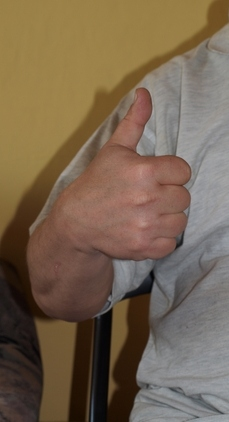
#> input picture original_images/1_P_hgr1_id01_1.jpg, 229 x 422 px
$ python -i feature_extractor2.py   (imports and definitions only)
#> lines starting #> are read from the running program, lines starting #| are printed output that depends on the picture; after the words box and inside, x2 and y2 are one past the last pixel; in counts of white or black regions, pixels touching at a corner belong together
import cv2
import numpy as np


FEATURE_NAMES = [
    "defect_count",
    "mean_defect_depth",
    "max_defect_depth",
    "min_defect_depth",
    "std_defect_depth",
    "area_contour",
    "area_hull",
    "solidity",
    "perimeter",
    "aspect_ratio",
    "extent",
    "circularity",
]


class FeatureExtractor:
    def __init__(
        self,
        image,
        min_contour_area=500,
        defect_min_depth=6.0,
        defect_max_angle=115.0,
    ):
        self.image = image
        self.min_contour_area = min_contour_area
        self.defect_min_depth = defect_min_depth
        self.defect_max_angle = defect_max_angle
        self.kernel = np.ones((3, 3), np.uint8)

    def process(self):
        binary = self._prepare_binary_foreground_white(self.image)

        # Ważne: czarna ramka, nie biała.
        # Biała ramka robiła kontur całego obrazu.
        binary = cv2.copyMakeBorder(
            binary,
            2,
            2,
            2,
            2,
            borderType=cv2.BORDER_CONSTANT,
            value=0,
        )

        cnt = self._get_largest_contour(binary)

        hull_points = cv2.convexHull(cnt)
        hull_indices = cv2.convexHull(cnt, returnPoints=False)

        defects_raw = None

        if hull_indices is not None and len(hull_indices) >= 4 and len(cnt) >= 4:
            defects_raw = cv2.convexityDefects(cnt, hull_indices)

        defect_list = []

        contour_vis = cv2.cvtColor(binary, cv2.COLOR_GRAY2BGR)
        defect_vis = contour_vis.copy()

        cv2.drawContours(contour_vis, [cnt], -1, (0, 255, 0), 2)
        cv2.drawContours(contour_vis, [hull_points], -1, (255, 0, 0), 2)

        cv2.drawContours(defect_vis, [cnt], -1, (0, 255, 0), 2)
        cv2.drawContours(defect_vis, [hull_points], -1, (255, 0, 0), 2)

        if defects_raw is not None:
            for i in range(defects_raw.shape[0]):
                s, e, f, d = defects_raw[i, 0]

                start = tuple(cnt[s][0])
                end = tuple(cnt[e][0])
                far = tuple(cnt[f][0])

                depth_px = float(d) / 256.0
                angle_deg = self._defect_angle(start, far, end)

                # Odrzucenie mikroszumów.
                if depth_px < self.defect_min_depth:
                    continue

                # Odrzucenie zbyt szerokich wgłębień, które zwykle nie są przerwą między palcami.
                if angle_deg > self.defect_max_angle:
                    continue

                cv2.line(defect_vis, start, end, (255, 0, 0), 2)
                cv2.circle(defect_vis, far, 5, (0, 0, 255), -1)

                defect_list.append(
                    {
                        "start": start,
                        "end": end,
                        "far": far,
                        "depth_px": depth_px,
                        "angle_deg": angle_deg,
                    }
                )

        features = self._extract_numeric_features(binary, defect_list)

        vis_results = {
            "gray": binary,
            "binary": binary,
            "contour_vis": contour_vis,
            "defect_vis": defect_vis,
        }

        return vis_results, defect_list, features

    def _prepare_binary_foreground_white(self, image):
        if image is None:
            raise ValueError("Pusty obraz wejściowy.")

        if len(image.shape) == 3:
            gray = cv2.cvtColor(image, cv2.COLOR_BGR2GRAY)
        else:
            gray = image.copy()

        gray = gray.astype(np.uint8)

        _, th = cv2.threshold(
            gray,
            0,
            255,
            cv2.THRESH_BINARY + cv2.THRESH_OTSU,
        )

        candidates = [
            th,
            cv2.bitwise_not(th),
        ]

        best_score = None
        best_binary = None

        img_area = gray.shape[0] * gray.shape[1]

        for candidate in candidates:
            candidate = np.where(candidate > 0, 255, 0).astype(np.uint8)

            candidate = cv2.morphologyEx(
                candidate,
                cv2.MORPH_OPEN,
                self.kernel,
                iterations=1,
            )

            candidate = cv2.morphologyEx(
                candidate,
                cv2.MORPH_CLOSE,
                self.kernel,
                iterations=1,
            )

            contours = self._find_contours(candidate)

            for cnt in contours:
                area = cv2.contourArea(cnt)

                if area < self.min_contour_area:
                    continue

                # To usuwa przypadek, gdzie największym konturem jest całe tło/ramka.
                if area > 0.90 * img_area:
                    continue

                x, y, w, h = cv2.boundingRect(cnt)

                touches_all_frame = (
                    x <= 1
                    and y <= 1
                    and x + w >= gray.shape[1] - 1
                    and y + h >= gray.shape[0] - 1
                )

                if touches_all_frame:
                    continue

                score = area

                if best_score is None or score > best_score:
                    clean = np.zeros_like(candidate)
                    cv2.drawContours(clean, [cnt], -1, 255, thickness=cv2.FILLED)

                    best_score = score
                    best_binary = clean

        if best_binary is None:
            raise ValueError(
                "Nie znaleziono sensownego konturu. Maska musi zawierać dłoń jako jeden główny obiekt."
            )

        return best_binary

    def _find_contours(self, binary_img):
        found = cv2.findContours(
            binary_img,
            cv2.RETR_EXTERNAL,
            cv2.CHAIN_APPROX_NONE,
        )

        return found[0] if len(found) == 2 else found[1]

    def _get_largest_contour(self, binary_img):
        contours = self._find_contours(binary_img)

        if not contours:
            raise ValueError("Nie znaleziono konturu.")

        cnt = max(contours, key=cv2.contourArea)
        area = cv2.contourArea(cnt)

        if area < self.min_contour_area:
            raise ValueError("Największy kontur jest zbyt mały.")

        return cnt

    def _extract_numeric_features(self, binary, defect_list):
        cnt = self._get_largest_contour(binary)

        area_contour = cv2.contourArea(cnt)
        perimeter = cv2.arcLength(cnt, True)

        hull = cv2.convexHull(cnt)
        area_hull = cv2.contourArea(hull)

        x, y, w, h = cv2.boundingRect(cnt)

        solidity = area_contour / area_hull if area_hull > 0 else 0.0
        aspect_ratio = w / h if h > 0 else 0.0
        extent = area_contour / (w * h) if w * h > 0 else 0.0

        circularity = 0.0

        if perimeter > 0:
            circularity = (4.0 * np.pi * area_contour) / (perimeter ** 2)

        depths = [d["depth_px"] for d in defect_list]

        if len(depths) > 0:
            mean_depth = float(np.mean(depths))
            max_depth = float(np.max(depths))
            min_depth = float(np.min(depths))
            std_depth = float(np.std(depths))
        else:
            mean_depth = 0.0
            max_depth = 0.0
            min_depth = 0.0
            std_depth = 0.0

        features = {
            "defect_count": float(len(defect_list)),
            "mean_defect_depth": mean_depth,
            "max_defect_depth": max_depth,
            "min_defect_depth": min_depth,
            "std_defect_depth": std_depth,
            "area_contour": float(area_contour),
            "area_hull": float(area_hull),
            "solidity": float(solidity),
            "perimeter": float(perimeter),
            "aspect_ratio": float(aspect_ratio),
            "extent": float(extent),
            "circularity": float(circularity),
        }

        return features

    def _defect_angle(self, start, far, end):
        a = np.array(start, dtype=np.float32)
        b = np.array(far, dtype=np.float32)
        c = np.array(end, dtype=np.float32)

        ba = a - b
        bc = c - b

        denominator = np.linalg.norm(ba) * np.linalg.norm(bc)

        if denominator == 0:
            return 180.0

        cos_value = np.dot(ba, bc) / denominator
        cos_value = np.clip(cos_value, -1.0, 1.0)

        return float(np.degrees(np.arccos(cos_value)))


# [5 lines left out: function extract_features_from_mask, not called in this run]


def features_to_vector(features, feature_names=FEATURE_NAMES):
    return [float(features[name]) for name in feature_names]

>>> import cv2
>>> picture = cv2.imread('../original_images/1_P_hgr1_id01_1.jpg')
#> picture is the input picture: shape (422, 229, 3); mean B, G, R 79.7, 100.8, 119.5
>>> result = FeatureExtractor(picture).process()
#> in _prepare_binary_foreground_white, `gray = cv2.cvtColor(image, cv2.COLOR_BGR2GRAY)`:
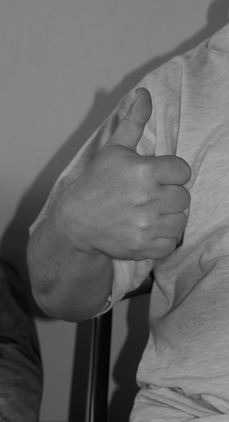
#> gray: shape (422, 229); min 3, max 170, mean 103.9
#> in _prepare_binary_foreground_white, `_, th = cv2.threshold( gray, 0, 255, cv2.THRESH_BINARY + cv2.THRESH_OT..`:
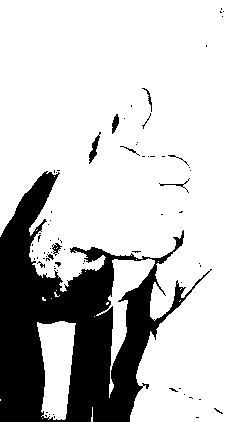
#> th: shape (422, 229); 77.5% white; 72 black regions (61 under 20 px), largest, box (x1, y1, x2, y2) and area: (0, 171, 212, 422) 21095, (89, 132, 101, 164) 134, (112, 114, 119, 134) 85
#> the loop in _prepare_binary_foreground_white, `for candidate in candidates:` made 2 passes
#> pass 1, in _prepare_binary_foreground_white, `candidate = cv2.morphologyEx( candidate, cv2.MORPH_CLOSE, self.kernel,..`:
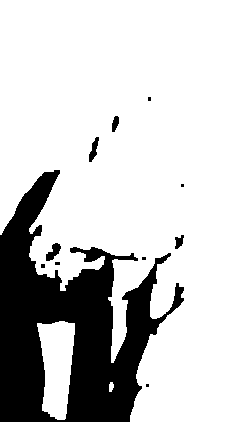
#> candidate: shape (422, 229); 77.6% white; 11 black regions (6 under 20 px), largest, box (x1, y1, x2, y2) and area: (0, 170, 184, 422) 21129, (46, 243, 61, 261) 143, (89, 137, 99, 162) 125, (175, 235, 184, 249) 80, (112, 116, 119, 132) 79
#> after the loop in _prepare_binary_foreground_white, `for candidate in candidates:`:
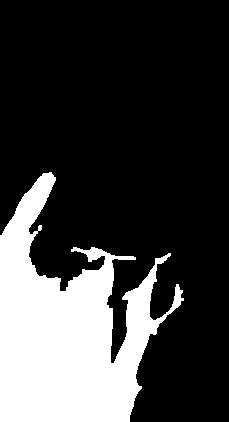
#> best_binary: shape (422, 229); 24.4% white; 1 white region, box (x1, y1, x2, y2) and area: (0, 172, 184, 422) 23581
#> after the loop in _prepare_binary_foreground_white, `for candidate in candidates:`: best_score = 22941.5
#> in process, `binary = cv2.copyMakeBorder( binary, 2, 2, 2, 2, borderType=cv2.BORDER..`:
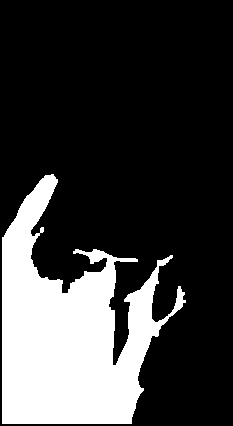
#> binary: shape (426, 233); 23.8% white; 1 white region
#> in _find_contours (call 3), `found = cv2.findContours( binary_img, cv2.RETR_EXTERNAL, cv2.CHAIN_APP..`: found = 1 contour; box (x1, y1, x2, y2) and area: (2, 174, 186, 424) 22942
#> in _get_largest_contour, `contours = self._find_contours(binary_img)`: contours has the same summary as found in _find_contours
#> in _get_largest_contour, `cnt = max(contours, key=cv2.contourArea)`: cnt = contour of 1277 points, box (x1, y1, x2, y2) (2, 174, 186, 424), area 22942
#> in _get_largest_contour, `area = cv2.contourArea(cnt)`: area = 22941.5
#> in process, `hull_points = cv2.convexHull(cnt)`: hull_points = contour of 14 points, box (x1, y1, x2, y2) (2, 174, 186, 424), area 34936
#> in process, `hull_indices = cv2.convexHull(cnt, returnPoints=False)`: hull_indices = [1275, 662, 533, 523, 521, 386, 257, 71, 37, 32, 29, 13, 6, 0]
#> in process, `defects_raw = cv2.convexityDefects(cnt, hull_indices)`: defects_raw = [[0, 6, 1, 210], [6, 13, 8, 181], [13, 29, 21, 374], [29, 32, 30, 142], [32, 37, 35, 176], [37, 71, 50, 551], [386, 521, 473, 4426], [523, 533, 526, 730], [533, 662, 590, 10089], [662, 1275, 796, 31778]]
#> in process, `cv2.drawContours(contour_vis, [hull_points], -1, (255, 0, 0), 2)`:
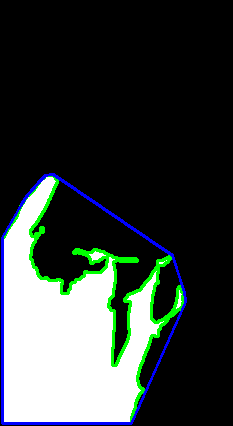
#> contour_vis: shape (426, 233, 3); mean B, G, R 58.9, 61.4, 53.4
#> the loop in process, `for i in range(defects_raw.shape[0]):` made 10 passes
#> (s, e, f, d, depth_px, a in _defect_angle, b in _defect_angle, c in _defect_angle) on passes 1 to 7: (0, 6, 1, 210, 0.82, [51, 174], [50, 175], [45, 175]), (6, 13, 8, 181, 0.707, [45, 175], [44, 177], [39, 181]), (13, 29, 21, 374, 1.46, [39, 181], [34, 189], [26, 196]), (29, 32, 30, 142, 0.555, [26, 196], [26, 197], [24, 199]), (32, 37, 35, 176, 0.688, [24, 199], [23, 202], [21, 204]), (37, 71, 50, 551, 2.15, [21, 204], [16, 217], [2, 237]), (386, 521, 473, 4426, 17.29, [131, 423], [150, 338], [185, 302])
#> after the loop in process, `for i in range(defects_raw.shape[0]):`:
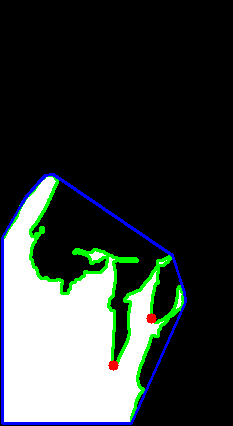
#> defect_vis: shape (426, 233, 3); 0.16% of pixels changed, all inside (x1, y1, x2, y2) = (108, 313, 157, 371)
#> after the loop in process, `for i in range(defects_raw.shape[0]):`: defect_list = 2 items
#> in _extract_numeric_features, `area_contour = cv2.contourArea(cnt)`: area_contour = 22941.5
#> in _extract_numeric_features, `perimeter = cv2.arcLength(cnt, True)`: perimeter = 1403.3
#> in _extract_numeric_features, `hull = cv2.convexHull(cnt)`: hull has the same summary as hull_points in process
#> in _extract_numeric_features, `area_hull = cv2.contourArea(hull)`: area_hull = 34936
#> in _extract_numeric_features, `x, y, w, h = cv2.boundingRect(cnt)`: x = 2; y = 174; w = 184; h = 250
#> in _extract_numeric_features, `solidity = area_contour / area_hull if area_hull > 0 else 0.0`: solidity = 0.657
#> in _extract_numeric_features, `aspect_ratio = w / h if h > 0 else 0.0`: aspect_ratio = 0.736
#> in _extract_numeric_features, `extent = area_contour / (w * h) if w * h > 0 else 0.0`: extent = 0.499
#> in _extract_numeric_features, `circularity = (4.0 * np.pi * area_contour) / (perimeter ** 2)`: circularity = 0.146
#> in _extract_numeric_features, `depths = [d["depth_px"] for d in defect_list]`: depths = [39.41, 124.1]
#> in _extract_numeric_features, `mean_depth = float(np.mean(depths))`: mean_depth = 81.77
#> in _extract_numeric_features, `max_depth = float(np.max(depths))`: max_depth = 124.1
#> in _extract_numeric_features, `min_depth = float(np.min(depths))`: min_depth = 39.41
#> in _extract_numeric_features, `std_depth = float(np.std(depths))`: std_depth = 42.36
#> in process, `features = self._extract_numeric_features(binary, defect_list)`: features = 12 items

$ run again, on original_images/1_P_hgr1_id02_2.jpg
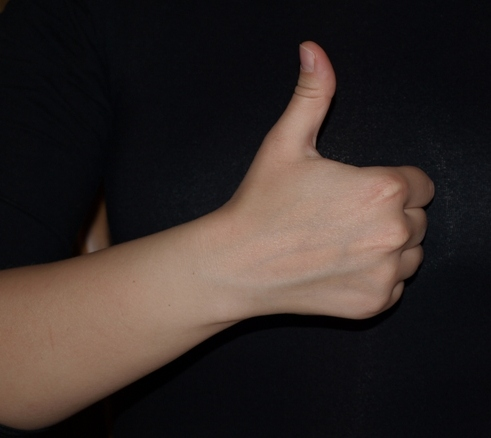
#> input picture original_images/1_P_hgr1_id02_2.jpg, 491 x 438 px
#> picture is the input picture: shape (438, 491, 3); mean B, G, R 39.7, 42.5, 52
#> th: shape (438, 491); 29.5% white; 4 white regions (1 under 20 px), largest, box (x1, y1, x2, y2) and area: (0, 42, 433, 421) 63163, (87, 231, 104, 253) 237, (392, 283, 402, 300) 109
#> the loop in _prepare_binary_foreground_white, `for candidate in candidates:` made 2 passes
#> after the loop in _prepare_binary_foreground_white, `for candidate in candidates:`:
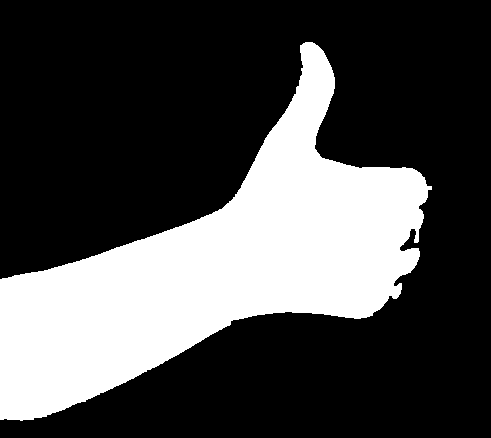
#> best_binary: shape (438, 491); 29.4% white; 1 white region, box (x1, y1, x2, y2) and area: (0, 42, 432, 421) 63306
#> after the loop in _prepare_binary_foreground_white, `for candidate in candidates:`: best_score = 62615.5
#> binary: shape (442, 495); 28.9% white; 1 white region
#> found = 1 contour; box (x1, y1, x2, y2) and area: (2, 44, 434, 423) 62616
#> in _get_largest_contour, `contours = self._find_contours(binary_img)`: contours has the same summary as found in _find_contours
#> in _get_largest_contour, `cnt = max(contours, key=cv2.contourArea)`: cnt = contour of 1379 points, box (x1, y1, x2, y2) (2, 44, 434, 423), area 62616
#> area = 62615.5
#> hull_points = contour of 24 points, box (x1, y1, x2, y2) (2, 44, 434, 423), area 92493
#> hull_indices = 24 values, max 1372 at index 0, min 0 at index 23, mean 824.8
#> defects_raw = 18 rows, first 6: [0, 2, 1, 114], [2, 5, 4, 142], [5, 397, 176, 20666], [537, 557, 543, 332], [559, 570, 560, 232], [570, 584, 572, 441]
#> the loop in process, `for i in range(defects_raw.shape[0]):` made 18 passes
#> (s, e, f, d, depth_px, a in _defect_angle, b in _defect_angle, c in _defect_angle) on passes 1 to 7: (0, 2, 1, 114, 0.445, [307, 44], [306, 45], [305, 45]), (2, 5, 4, 142, 0.555, [305, 45], [303, 47], [302, 47]), (5, 397, 176, 20666, 80.73, [302, 47], [223, 211], [2, 281]), (537, 557, 543, 332, 1.3, [2, 421], [8, 420], [22, 422]), (559, 570, 560, 232, 0.906, [24, 422], [25, 421], [35, 421]), (570, 584, 572, 441, 1.72, [35, 421], [36, 419], [48, 418]), (584, 911, 778, 9574, 37.4, [48, 418], [235, 321], [368, 319])
#> after the loop in process, `for i in range(defects_raw.shape[0]):`:
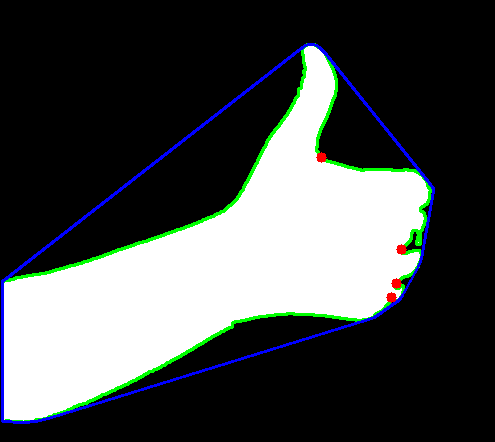
#> defect_vis: shape (442, 495, 3); mean B, G, R 74.4, 74.4, 70.3
#> after the loop in process, `for i in range(defects_raw.shape[0]):`: defect_list = 4 items
#> area_contour = 62615.5
#> perimeter = 1554.2
#> hull has the same summary as hull_points in process
#> area_hull = 92493
#> x = 2; y = 44; w = 432; h = 379
#> solidity = 0.677
#> aspect_ratio = 1.14
#> extent = 0.382
#> circularity = 0.326
#> depths = [6.5, 11.05, 21.27, 68.17]
#> mean_depth = 26.75
#> max_depth = 68.17
#> min_depth = 6.5
#> std_depth = 24.51
#> features = 12 items

$ run again, on original_images/1_P_hgr1_id03_2.jpg
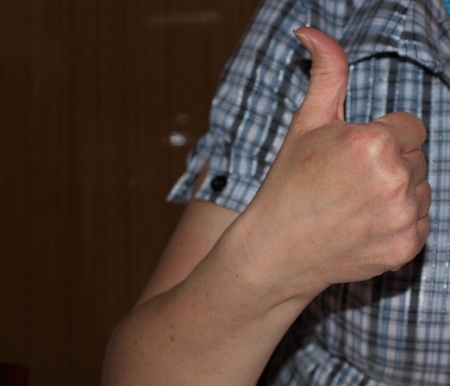
#> input picture original_images/1_P_hgr1_id03_2.jpg, 450 x 386 px
#> picture is the input picture: shape (386, 450, 3); mean B, G, R 59.5, 67.4, 85.7
#> th: shape (386, 450); 47.2% white; 21 white regions (12 under 20 px), largest, box (x1, y1, x2, y2) and area: (123, 0, 450, 386) 79647, (297, 343, 339, 386) 970, (330, 363, 365, 386) 436
#> the loop in _prepare_binary_foreground_white, `for candidate in candidates:` made 2 passes
#> after the loop in _prepare_binary_foreground_white, `for candidate in candidates:`:
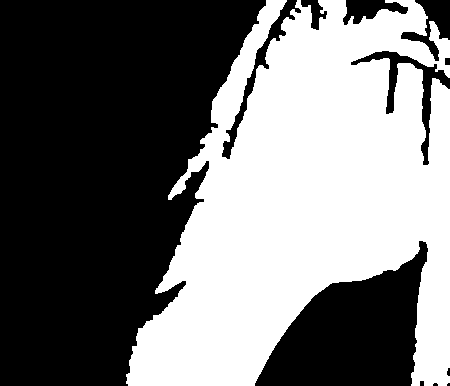
#> best_binary: shape (386, 450); 45.9% white; 1 white region, box (x1, y1, x2, y2) and area: (126, 0, 450, 386) 79652
#> after the loop in _prepare_binary_foreground_white, `for candidate in candidates:`: best_score = 78204
#> binary: shape (390, 454); 45% white; 1 white region
#> found = 1 contour; box (x1, y1, x2, y2) and area: (128, 2, 452, 388) 78204
#> in _get_largest_contour, `contours = self._find_contours(binary_img)`: contours has the same summary as found in _find_contours
#> in _get_largest_contour, `cnt = max(contours, key=cv2.contourArea)`: cnt = contour of 2894 points, box (x1, y1, x2, y2) (128, 2, 452, 388), area 78204
#> area = 78204
#> hull_points = contour of 15 points, box (x1, y1, x2, y2) (128, 2, 452, 388), area 102609
#> hull_indices = [2177, 2171, 2168, 1985, 1147, 1143, 611, 608, 599, 569, 233, 109, 107, 12, 0]
#> defects_raw = 14 rows, first 6: [2177, 0, 2695, 40704], [0, 12, 5, 687], [12, 107, 25, 1423], [107, 109, 108, 114], [109, 233, 140, 4213], [233, 569, 481, 9766]
#> the loop in process, `for i in range(defects_raw.shape[0]):` made 14 passes
#> (s, e, f, d, depth_px, a in _defect_angle, b in _defect_angle, c in _defect_angle) on passes 1 to 7: (2177, 0, 2695, 40704, 159, [416, 2], [231, 161], [268, 2]), (0, 12, 5, 687, 2.68, [268, 2], [268, 7], [261, 13]), (12, 107, 25, 1423, 5.56, [261, 13], [261, 25], [215, 101]), (107, 109, 108, 114, 0.445, [215, 101], [215, 102], [214, 103]), (109, 233, 140, 4213, 16.46, [214, 103], [220, 129], [170, 197]), (233, 569, 481, 9766, 38.15, [170, 197], [188, 286], [134, 348]), (569, 599, 595, 894, 3.49, [134, 348], [132, 374], [128, 376])
#> after the loop in process, `for i in range(defects_raw.shape[0]):`:
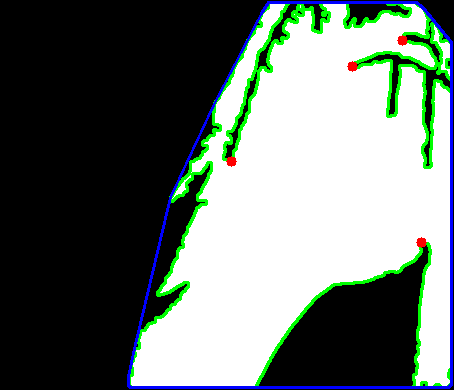
#> defect_vis: shape (390, 454, 3); mean B, G, R 110.5, 116.3, 105.6
#> after the loop in process, `for i in range(defects_raw.shape[0]):`: defect_list = 4 items
#> area_contour = 78204
#> perimeter = 3204.7
#> hull has the same summary as hull_points in process
#> area_hull = 102609
#> x = 128; y = 2; w = 324; h = 386
#> solidity = 0.762
#> aspect_ratio = 0.839
#> extent = 0.625
#> circularity = 0.0957
#> depths = [159, 145, 99, 36.66]
#> mean_depth = 109.9
#> max_depth = 159
#> min_depth = 36.66
#> std_depth = 47.77
#> features = 12 items
